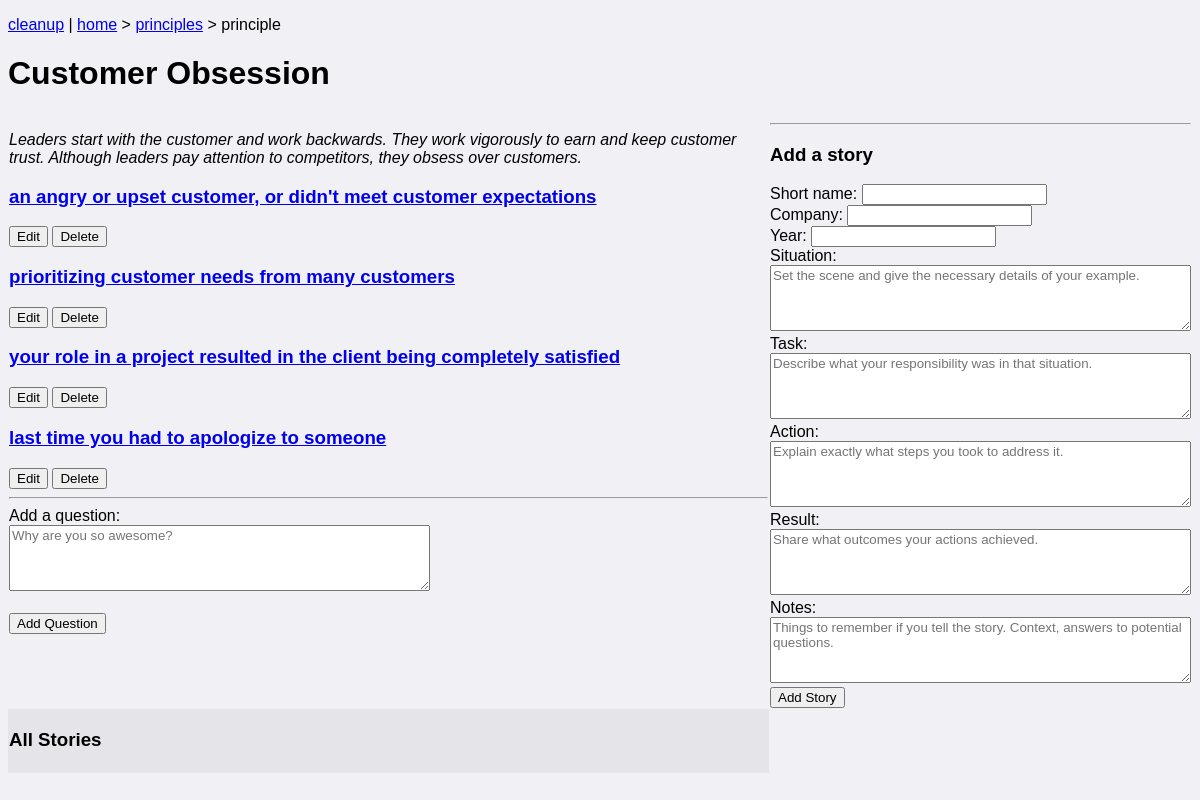
Page /principles/1 on the committed database.
### app/models/amazon_principle.py (models this page shows, shortened)
class AmazonPrinciple(Model):
    id = Column(Integer, primary_key=True)
    name = Column(String(80), unique=True, nullable=False)
    description = Column(String(120), unique=True, nullable=False)
    @property
    def questions(self):
        return app.models.question.Question.query.filter_by(
            amazon_principle_id=self.id
        ).all()

### app/models/question.py (models this page shows, shortened)
class Question(Model):
    id = Column(Integer, primary_key=True)
    question = Column(String(1024), unique=True, nullable=False)
    amazon_principle_id = Column(
        Integer, ForeignKey("amazon_principle.id"), nullable=False
    )

### app/routes.py (the view)
@bio_bp.route("/principles/<principle_id>", methods=["GET", "POST"])
def render_principle(principle_id):
    return principles.render_single(principle_id)

### app/controllers/principles.py (called while the page is built, shortened)
def render_single(principle_id):
    principle = AmazonPrinciple.query.get(principle_id)
    edited_question_id = None
    questions = principle.questions
    stories = Story.query.all()
    story_count = len(stories)
    return render_template(
        "principle.html",
        principle=principle,
        questions=questions,
        edited_question_id=edited_question_id,
        stories=stories,
        story_count=story_count,
        story_columns=10,
    )

### app/templates/principle.html (shortened to what this page needs)
<!DOCTYPE html>
<html>
  <head>
    <link
      rel="stylesheet"
      type="text/css"
      href="{{ url_for('static', filename='styles.css') }}"
    />
  </head>
  <body>
    <p class='breadcrumb'>
        <a href="{{url_for("bio.render_cleanup")}}">cleanup</a> |
        <a href="{{url_for("bio.render_index")}}">home</a>
        &gt; <a href="{{ url_for("bio.render_principles") }}">principles</a>
        &gt; principle
    </p>
    <h1>{{ principle.name }}</h1>
    <table><tr>
        <td valign="top">
        <p><em>{{ principle.description }}</em></p>
        {% for question in questions %}
            {% if question.id == edited_question_id %}
                <form action="" method="post">
                    <input type="hidden" name="question_id" value="{{ question.id }}" />
                    <textarea
                        id="question"
                        name="question"
                        rows="4"
                        cols="50"
                    >{{ question.question }}</textarea
                    ><br /><br />
                    <input type="submit" name="update" value="Update" />
                    <input type="submit" name="cancel" value="Cancel" />
                </form>
            {% else %}
                <h3><a href="{{ url_for('bio.render_question', question_id=question.id) }}">{{ question.question }}</a></h3>
                <form action="" method="post">
                <input type="submit" name="edit" value="Edit" />
                <input type="submit" name="delete" value="Delete" />
                </form>
            {% endif %}
        {% endfor %}
        <hr/>
        <form action="" method="post">
            <label for="question">Add a question:</label><br />
            <textarea
                id="question"
                name="question"
                rows="4"
                cols="50"
                placeholder="Why are you so awesome?"
            ></textarea
            ><br /><br />
            <input type="submit" name="add" value="Add Question" />
        </form>
    </td>
    <td>
        <hr/>
        <form action="" method="post">
            <h3>Add a story</h3>
            <label for="name">Short name:</label>
            <input type="text" name="name" /><br/>
            <label for="company">Company:</label>
            <input type="text" name="company" /><br/>
            <label for="year">Year:</label>
            <input type="text" name="year" /><br/>
            <label for="situation">Situation:</label><br />
            <textarea
            id="situation"
            name="situation"
            rows="4"
            cols="50"
            placeholder="Set the scene and give the necessary details of your example."
            ></textarea
            ><br />
            <label for="task">Task:</label><br />
            <textarea
            id="task"
            name="task"
            rows="4"
            cols="50"
            placeholder="Describe what your responsibility was in that situation."
            ></textarea
            ><br />
            <label for="action">Action:</label><br />
            <textarea
            id="action"
            name="action"
            rows="4"
            cols="50"
            placeholder="Explain exactly what steps you took to address it."
            ></textarea
            ><br />
            <label for="result">Result:</label><br />
            <textarea
            id="result"
            name="result"
            rows="4"
            cols="50"
            placeholder="Share what outcomes your actions achieved."
            ></textarea
            ><br />
            <label for="notes">Notes:</label><br />
            <textarea
            id="notes"
            name="notes"
            rows="4"
            cols="50"
            placeholder="Things to remember if you tell the story. Context, answers to potential questions."
            ></textarea
            ><br />
            <input type="submit" name="story" value="Add Story" />
        </form>
      </td>
    </tr><tr><td>
        <h3>All Stories</h3>
        <table>
            {% for row in range(story_count // story_columns + 1) %}
                <tr>
                    {% for col in range(story_columns) %}
                        <td valign="top">
                        </td>
                    {% endfor %}
                </tr>
            {% endfor %}
        </table>
    </td></tr>
    </table>
  </body>
</html>

### app/static/styles.css (style rules this page uses)
body, textarea { font-family: sans-serif; }
body { background-color: #f0f0f5; }
tr:nth-child(even) { background-color: rgba(0, 0, 0, 0.05); }
table { border-spacing: 0; }

### rows in the picture
AmazonPrinciple: name "Customer Obsession", description "Leaders start with the customer and work backwards. They work vigorously to earn and keep customer trust. Although leaders pay attention to competitors, they obsess over customers."
Question: question "an angry or upset customer, or didn't meet customer expectations"
Question: question "prioritizing customer needs from many customers"
Question: question "your role in a project resulted in the client being completely satisfied"
Question: question "last time you had to apologize to someone"
